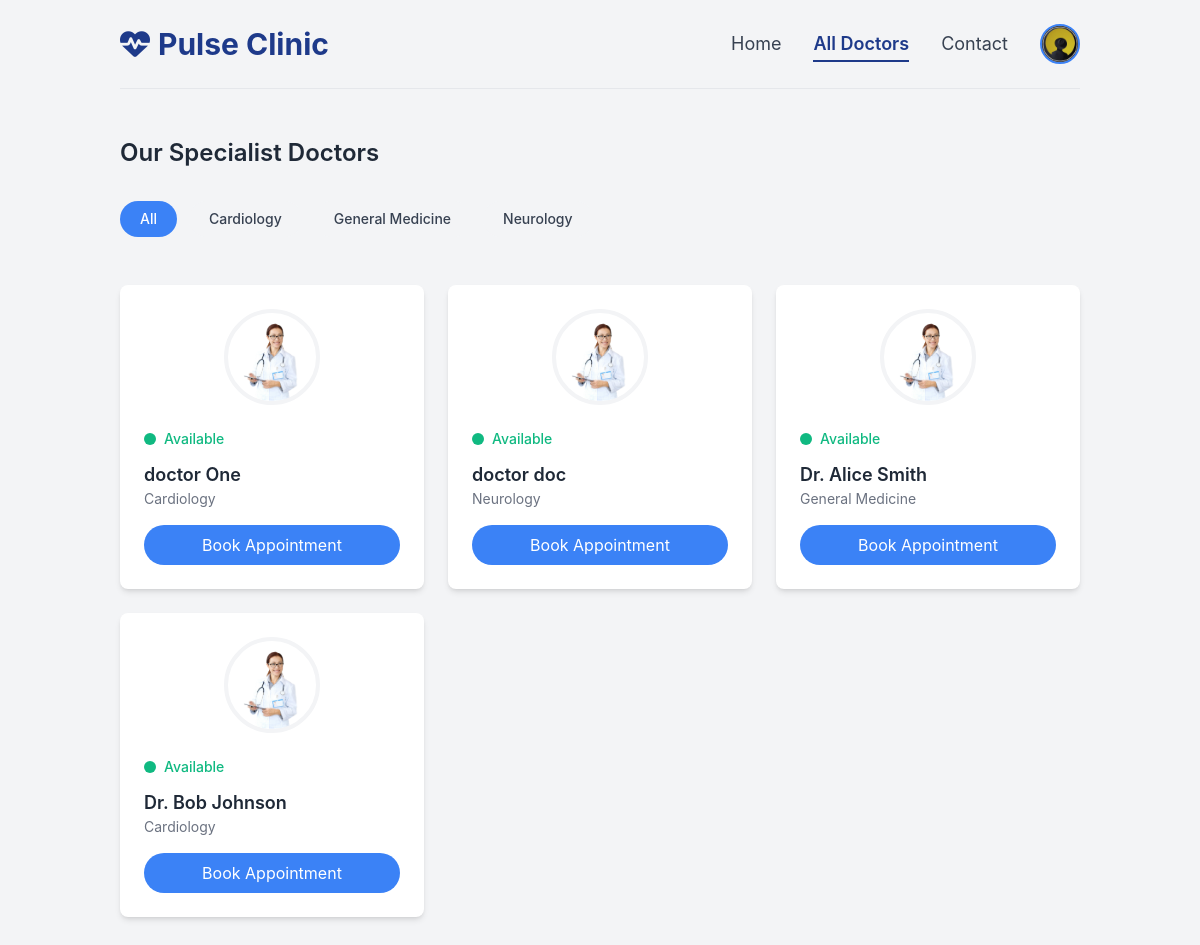
The page /all_doctors.php (signed in) on the database its author committed.
### tables this page shows
CREATE TABLE `doctors` (
  `doctor_id` int(11) NOT NULL,
  `specialty` varchar(100) DEFAULT NULL,
  `experience_years` int(11) DEFAULT NULL,
  `qualification` varchar(255) DEFAULT NULL,
  `bio` text DEFAULT NULL,
  `availability_status` tinyint(1) DEFAULT 1,
  `department_id` int(11) DEFAULT NULL
);

CREATE TABLE `users` (
  `user_id` int(11) NOT NULL,
  `full_name` varchar(100) NOT NULL,
  `email` varchar(100) NOT NULL,
  `password_hash` varchar(255) NOT NULL,
  `role` enum('patient','doctor','admin') NOT NULL,
  `phone_number` varchar(20) DEFAULT NULL,
  `gender` enum('male','female','other') DEFAULT NULL,
  `date_of_birth` date DEFAULT NULL,
  `address` text DEFAULT NULL
);

### all_doctors.php (the view, shortened to what this page needs)
<?php
$host = '127.0.0.1';
$dbname = 'pulse_clinic';
$username = 'root';
$password = '';
try {
    $pdo = new PDO("mysql:host=$host;dbname=$dbname;charset=utf8mb4", $username, $password);
    $pdo->setAttribute(PDO::ATTR_ERRMODE, PDO::ERRMODE_EXCEPTION);
    $pdo->setAttribute(PDO::ATTR_DEFAULT_FETCH_MODE, PDO::FETCH_ASSOC);
} catch (PDOException $e) {
    die("Connection failed: " . $e->getMessage());
}
$specialty_query = "SELECT DISTINCT specialty FROM doctors WHERE specialty IS NOT NULL ORDER BY specialty";
$specialty_stmt = $pdo->query($specialty_query);
$specialties = $specialty_stmt->fetchAll(PDO::FETCH_COLUMN);
$selected_specialty = isset($_GET['specialty']) ? $_GET['specialty'] : null;
$doctor_query = "
    SELECT u.full_name, d.doctor_id, d.specialty, d.availability_status, up.profile_image
    FROM doctors d
    JOIN users u ON d.doctor_id = u.user_id
    LEFT JOIN user_profiles up ON u.user_id = up.user_id
    WHERE d.availability_status = 1
";
$doctor_stmt = $pdo->prepare($doctor_query);
$doctor_stmt->execute();
$doctors = $doctor_stmt->fetchAll();
$profile_image = isset($_SESSION['profile_image']) && !empty($_SESSION['profile_image'])
    ? $_SESSION['profile_image']
    : 'image/8200435763dd55fbba824456fe180d76.jpg';
?>
<!DOCTYPE html>
<html lang="en">
<head>
    <script src="https://cdn.tailwindcss.com"></script>
    <link rel="stylesheet" href="https://cdnjs.cloudflare.com/ajax/libs/font-awesome/6.4.0/css/all.min.css">
</head>
<body class="bg-neutral min-h-screen">
    <div class="container mx-auto px-4 sm:px-6 lg:px-8">
        <header class="flex items-center justify-between py-6 border-b border-gray-200">
            <a href="afterlogin.php" class="text-3xl font-bold text-primary hover:text-secondary transition-colors">
                <i class="fas fa-heartbeat mr-2"></i>Pulse Clinic
            </a>
            <nav class="nav-menu flex items-center gap-8">
                <a href="afterlogin.php" class="text-lg text-gray-700 hover:text-secondary transition-colors">Home</a>
                <a href="all_doctors.php" class="text-lg text-primary font-semibold relative">
                    All Doctors
                    <span class="absolute -bottom-1 left-0 w-full h-0.5 bg-primary"></span>
                </a>
                <a href="contact.php" class="text-lg text-gray-700 hover:text-secondary transition-colors">Contact</a>
                <a href="profile.php" class="flex items-center">
                    <img src="<?php echo htmlspecialchars($profile_image); ?>"
                         alt="Profile"
                         class="w-10 h-10 rounded-full border-2 border-secondary hover:scale-110 transition-transform object-cover">
                </a>
            </nav>
        </header>
        <main class="py-12">
            <h2 class="text-2xl font-semibold text-gray-800 mb-8">Our Specialist Doctors</h2>
            <div class="flex flex-wrap gap-3 mb-12">
                <a href="all_doctors.php"
                   class="specialty-btn px-5 py-2 rounded-full text-sm font-medium <?php echo !$selected_specialty ? 'bg-secondary text-white' : 'bg-gray-100 text-gray-700 hover:bg-gray-200'; ?>"
                   aria-label="Show all doctors">
                    All
                </a>
                <?php foreach ($specialties as $specialty): ?>
                    <a href="all_doctors.php?specialty=<?php echo urlencode($specialty); ?>"
                       class="specialty-btn px-5 py-2 rounded-full text-sm font-medium <?php echo $selected_specialty === $specialty ? 'bg-secondary text-white' : 'bg-gray-100 text-gray-700 hover:bg-gray-200'; ?>"
                       aria-label="Filter by <?php echo htmlspecialchars($specialty); ?>">
                        <?php echo htmlspecialchars($specialty); ?>
                    </a>
                <?php endforeach; ?>
            </div>
            <div class="grid grid-cols-1 sm:grid-cols-2 lg:grid-cols-3 xl:grid-cols-4 gap-6">
                <?php if (empty($doctors)): ?>
                    <p class="col-span-full text-center text-gray-600 text-lg">No doctors available for the selected specialty.</p>
                <?php else: ?>
                    <?php foreach ($doctors as $doctor): ?>
                        <div class="doctor-card bg-white rounded-lg shadow-md overflow-hidden flex flex-col" role="article">
                            <div class="flex justify-center pt-6">
                                <img src="<?php echo htmlspecialchars($doctor['profile_image'] ?: 'image/doc2.png'); ?>"
                                     alt="Dr. <?php echo htmlspecialchars($doctor['full_name']); ?>"
                                     class="w-24 h-24 rounded-full border-4 border-neutral object-cover">
                            </div>
                            <div class="p-6 flex flex-col flex-grow">
                                <div class="flex items-center mb-3">
                                    <span class="w-3 h-3 rounded-full bg-accent mr-2"></span>
                                    <span class="text-sm font-medium text-accent">
                                        <?php echo $doctor['availability_status'] ? 'Available' : 'Unavailable'; ?>
                                    </span>
                                </div>
                                <h3 class="text-lg font-semibold text-gray-800"><?php echo htmlspecialchars($doctor['full_name']); ?></h3>
                                <p class="text-sm text-gray-500 mb-4"><?php echo htmlspecialchars($doctor['specialty'] ?: 'General Practitioner'); ?></p>
                                <a href="book_appointment.php?doctor_id=<?php echo $doctor['doctor_id']; ?>"
                                   class="book-btn mt-auto inline-block text-center px-4 py-2 bg-secondary text-white rounded-full hover:bg-primary transition-colors"
                                   aria-label="Book appointment with Dr. <?php echo htmlspecialchars($doctor['full_name']); ?>">
                                    Book Appointment
                                </a>
                            </div>
                        </div>
                    <?php endforeach; ?>
                <?php endif; ?>
            </div>
        </main>
    </div>
</body>
</html>

### all_doctors.php (style rules this page uses)
html { scroll-behavior: smooth; }
.doctor-card { transition: transform 0.3s ease, box-shadow 0.3s ease; min-height: 300px; display: flex; flex-direction: column; }
.specialty-btn { transition: all 0.3s ease; }
.nav-menu { transition: all 0.3s ease; }

### rows shown on the page
doctors: availability_status "Available", doctor_id.full_name "doctor One", specialty "Cardiology"
doctors: availability_status "Available", doctor_id.full_name "doctor doc", specialty "Neurology"
doctors: availability_status "Available", doctor_id.full_name "Dr. Alice Smith", specialty "General Medicine"
doctors: availability_status "Available", doctor_id.full_name "Dr. Bob Johnson", specialty "Cardiology"

### other values the page prints
$specialty "Cardiology"
$specialty "General Medicine"
$specialty "Neurology"
